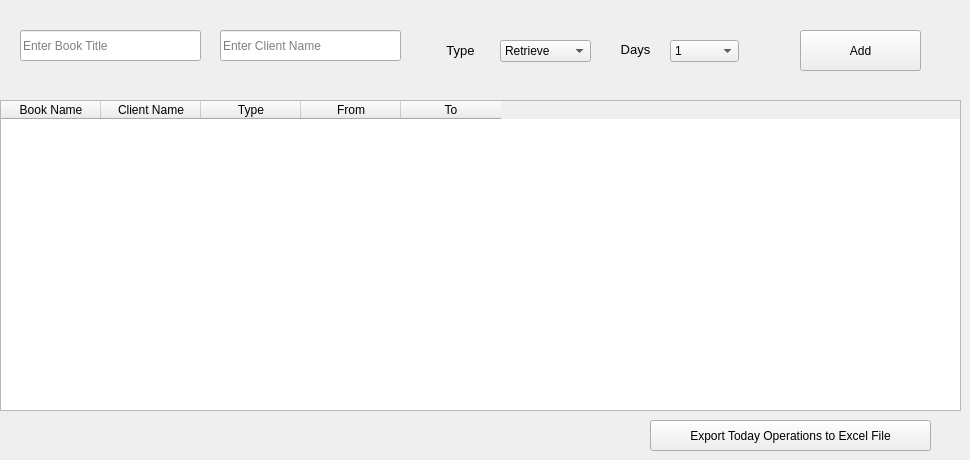
    <widget class="QWidget" name="tab">
     <attribute name="title">
      <string>Tab 1</string>
     </attribute>
     <widget class="QTableWidget" name="tableWidget">
      <property name="geometry">
       <rect>
        <x>0</x>
        <y>100</y>
        <width>961</width>
        <height>311</height>
       </rect>
      </property>
      <column>
       <property name="text">
        <string>Book Name</string>
       </property>
      </column>
      <column>
       <property name="text">
        <string>Client Name</string>
       </property>
      </column>
      <column>
       <property name="text">
        <string>Type</string>
       </property>
      </column>
      <column>
       <property name="text">
        <string>From</string>
       </property>
      </column>
      <column>
       <property name="text">
        <string>To</string>
       </property>
      </column>
     </widget>
     <widget class="QPushButton" name="pushButton_6">
      <property name="geometry">
       <rect>
        <x>800</x>
        <y>30</y>
        <width>121</width>
        <height>41</height>
       </rect>
      </property>
      <property name="text">
       <string>Add</string>
      </property>
     </widget>
     <widget class="QLineEdit" name="lineEdit">
      <property name="geometry">
       <rect>
        <x>20</x>
        <y>30</y>
        <width>181</width>
        <height>31</height>
       </rect>
      </property>
      <property name="inputMask">
       <string/>
      </property>
      <property name="text">
       <string/>
      </property>
      <property name="alignment">
       <set>Qt::AlignLeading|Qt::AlignLeft|Qt::AlignVCenter</set>
      </property>
      <property name="placeholderText">
       <string>Enter Book Title</string>
      </property>
     </widget>
     <widget class="QComboBox" name="comboBox">
      <property name="geometry">
       <rect>
        <x>500</x>
        <y>40</y>
        <width>91</width>
        <height>22</height>
       </rect>
      </property>
      <item>
       <property name="text">
        <string>Retrieve</string>
       </property>
      </item>
      <item>
       <property name="text">
        <string>Rent</string>
       </property>
      </item>
     </widget>
     <widget class="QComboBox" name="comboBox_2">
      <property name="geometry">
       <rect>
        <x>670</x>
        <y>40</y>
        <width>69</width>
        <height>22</height>
       </rect>
      </property>
      <item>
       <property name="text">
        <string>1</string>
       </property>
      </item>
      <item>
       <property name="text">
        <string>2</string>
       </property>
      </item>
      <item>
       <property name="text">
        <string>3</string>
       </property>
      </item>
      <item>
       <property name="text">
        <string>4</string>
       </property>
      </item>
      <item>
       <property name="text">
        <string>5</string>
       </property>
      </item>
      <item>
       <property name="text">
        <string>6</string>
       </property>
      </item>
      <item>
       <property name="text">
        <string>7</string>
       </property>
      </item>
      <item>
       <property name="text">
        <string>8</string>
       </property>
      </item>
      <item>
       <property name="text">
        <string>9</string>
       </property>
      </item>
      <item>
       <property name="text">
        <string>10</string>
       </property>
      </item>
     </widget>
     <widget class="QLabel" name="label">
      <property name="geometry">
       <rect>
        <x>430</x>
        <y>40</y>
        <width>61</width>
        <height>21</height>
       </rect>
      </property>
      <property name="text">
       <string>&lt;html&gt;&lt;head/&gt;&lt;body&gt;&lt;p&gt;&lt;span style=&quot; font-size:10pt;&quot;&gt;Type&lt;/span&gt;&lt;/p&gt;&lt;/body&gt;&lt;/html&gt;</string>
      </property>
      <property name="alignment">
       <set>Qt::AlignCenter</set>
      </property>
     </widget>
     <widget class="QLabel" name="label_2">
      <property name="geometry">
       <rect>
        <x>610</x>
        <y>40</y>
        <width>51</width>
        <height>20</height>
       </rect>
      </property>
      <property name="text">
       <string>&lt;html&gt;&lt;head/&gt;&lt;body&gt;&lt;p&gt;&lt;span style=&quot; font-size:10pt;&quot;&gt;Days&lt;/span&gt;&lt;/p&gt;&lt;/body&gt;&lt;/html&gt;</string>
      </property>
      <property name="alignment">
       <set>Qt::AlignCenter</set>
      </property>
     </widget>
     <widget class="QLineEdit" name="lineEdit_29">
      <property name="geometry">
       <rect>
        <x>220</x>
        <y>30</y>
        <width>181</width>
        <height>31</height>
       </rect>
      </property>
      <property name="inputMask">
       <string/>
      </property>
      <property name="text">
       <string/>
      </property>
      <property name="alignment">
       <set>Qt::AlignLeading|Qt::AlignLeft|Qt::AlignVCenter</set>
      </property>
      <property name="placeholderText">
       <string>Enter Client Name</string>
      </property>
     </widget>
     <widget class="QPushButton" name="pushButton_29">
      <property name="geometry">
       <rect>
        <x>650</x>
        <y>420</y>
        <width>281</width>
        <height>31</height>
       </rect>
      </property>
      <property name="text">
       <string>Export Today Operations to Excel File</string>
      </property>
     </widget>
    </widget>
